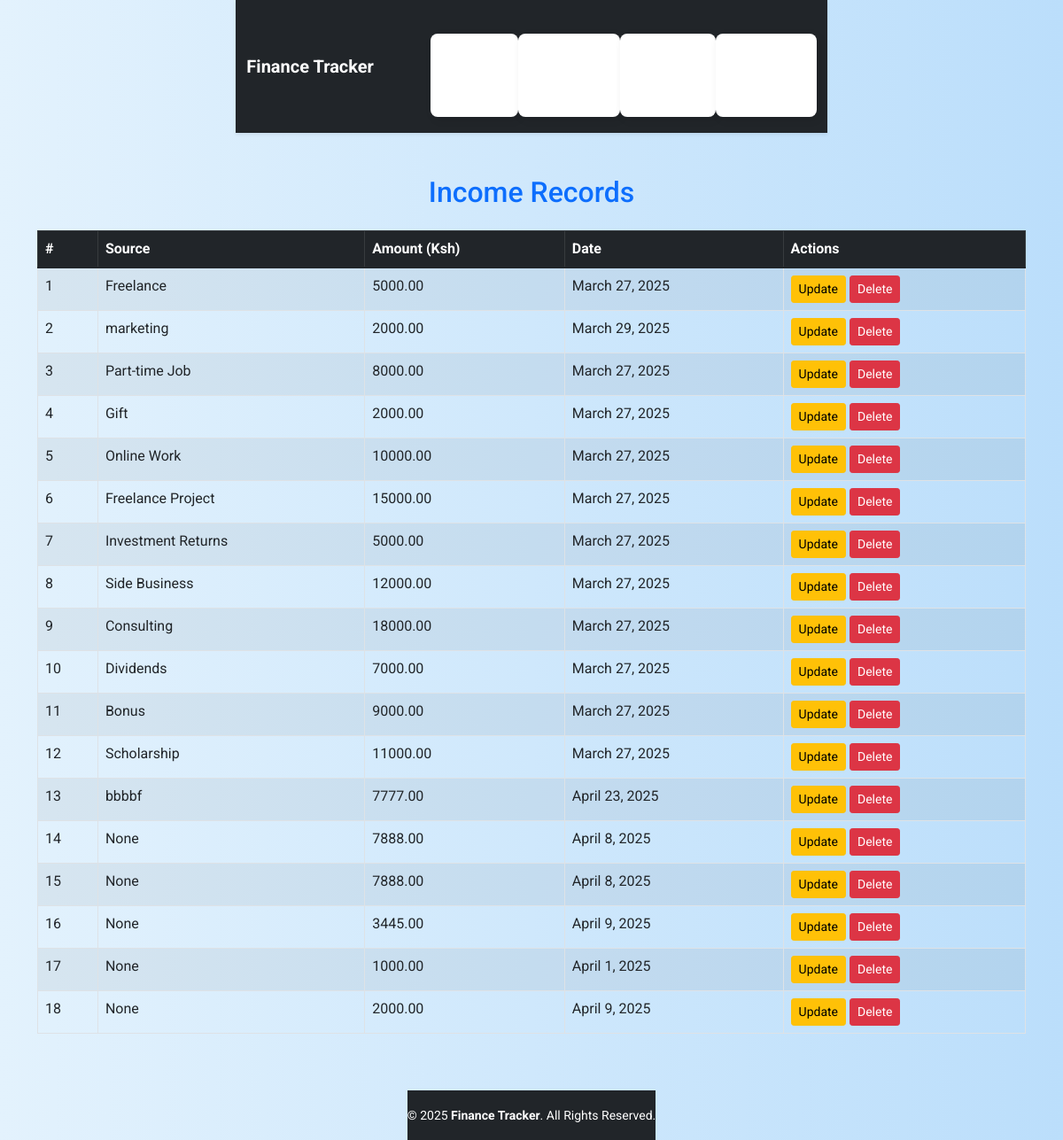
Page /income/ on the earlier database version.
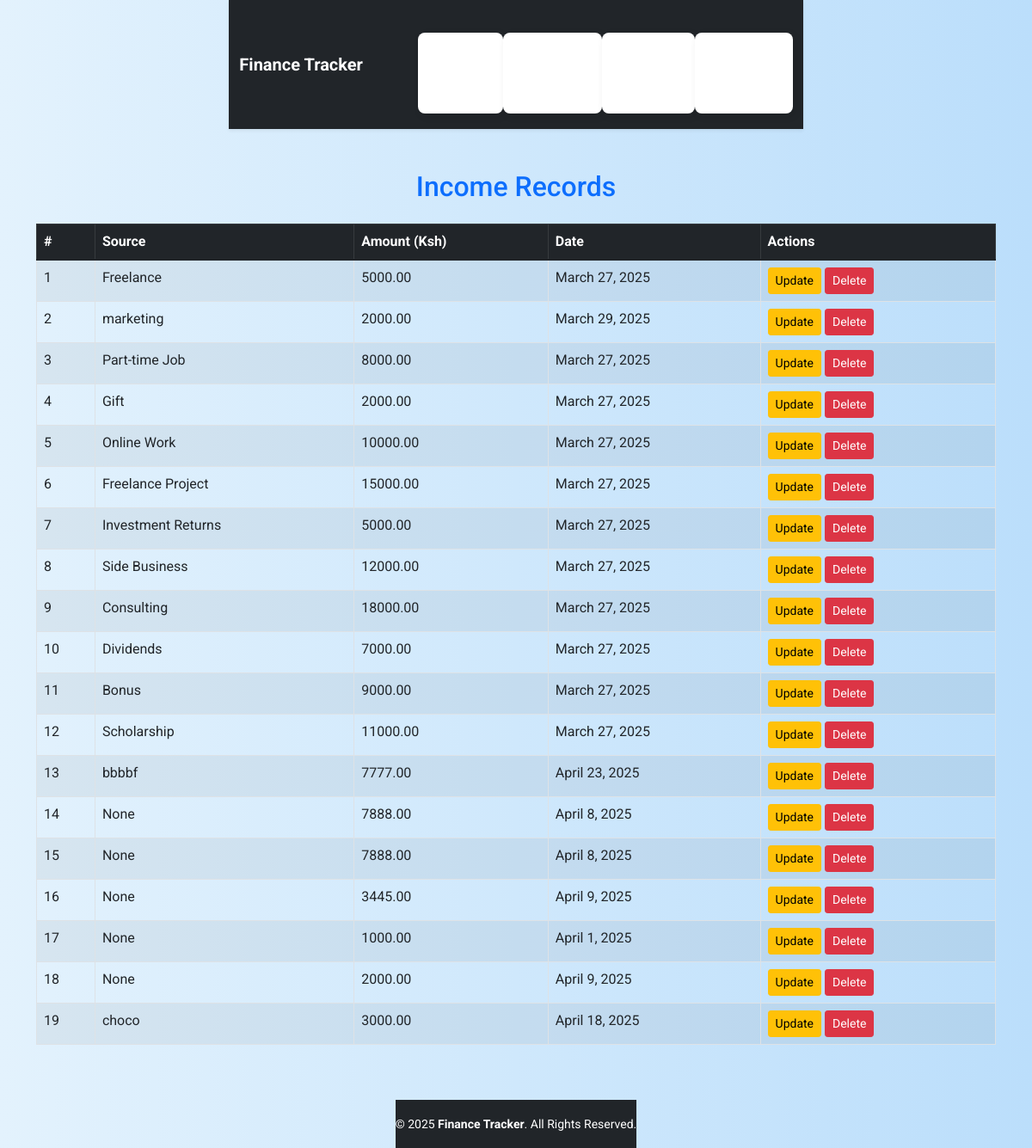
Same page on the later database version.
### tracker/models.py (models this page shows, shortened)
class Income(models.Model):
    source = models.CharField(max_length=100)
    amount = models.DecimalField(max_digits=10, decimal_places=2)
    date = models.DateField()
    description = models.CharField(max_length=100)

### tracker/views.py (the view)
# urls.py: path('income/', views.income_list, name='income_list'),
def income_list(request):
    incomes = Income.objects.all()
    return render(request, 'tracker/income_list.html', {'incomes': incomes})

### tracker/templates/tracker/income_list.html (shortened to what this page needs)
{% extends "base.html" %}
{% block content %}
    <h2 class="text-center text-primary mb-4">Income Records</h2>
    {% if incomes %}
        <div class="table-responsive">
            <table class="table table-striped table-bordered">
                <thead class="table-dark">
                    <tr>
                        <th>#</th>
                        <th>Source</th>
                        <th>Amount (Ksh)</th>
                        <th>Date</th>
                        <th>Actions</th>
                    </tr>
                </thead>
                <tbody>
                    {% for income in incomes %}
                        <tr>
                            <td>{{ forloop.counter }}</td>
                            <td>{{ income.source }}</td>
                            <td>{{ income.amount }}</td>
                            <td>{{ income.date }}</td>
                            <td>
                                <a href="{% url 'tracker:update_income' income.id %}" class="btn btn-warning btn-sm">Update</a>
                                <a href="{% url 'tracker:delete_income' income.id %}" class="btn btn-danger btn-sm">Delete</a>
                            </td>
                        </tr>
                    {% endfor %}
                </tbody>
            </table>
        </div>
    {% else %}
        <div class="alert alert-warning text-center" role="alert">
            No income records found.
        </div>
    {% endif %}
{% endblock %}

Differences in the rows shown:
added Income: source "choco", amount "3000.00", date "April 18, 2025"
